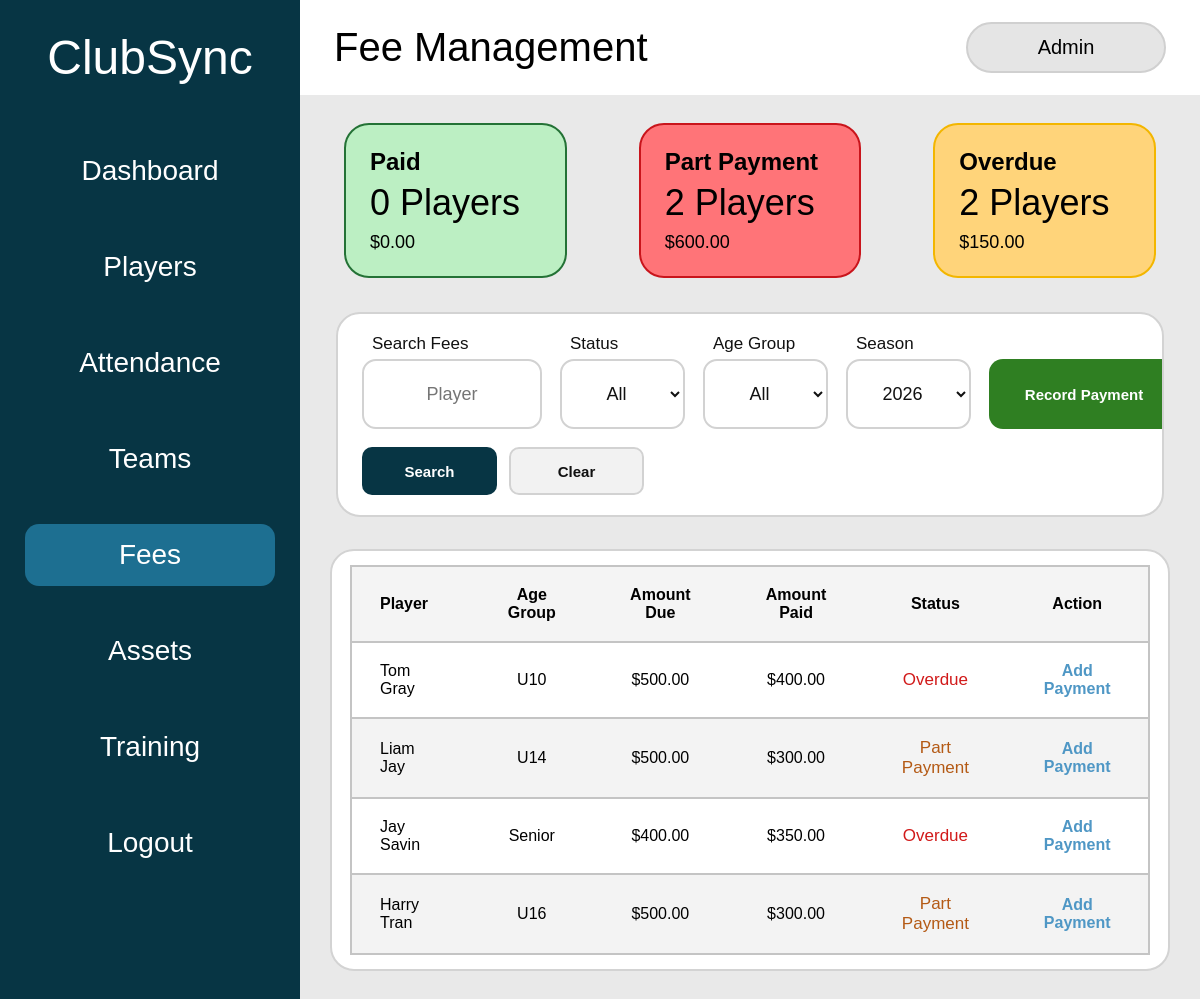
Before: /fees (signed in) with the older database file.
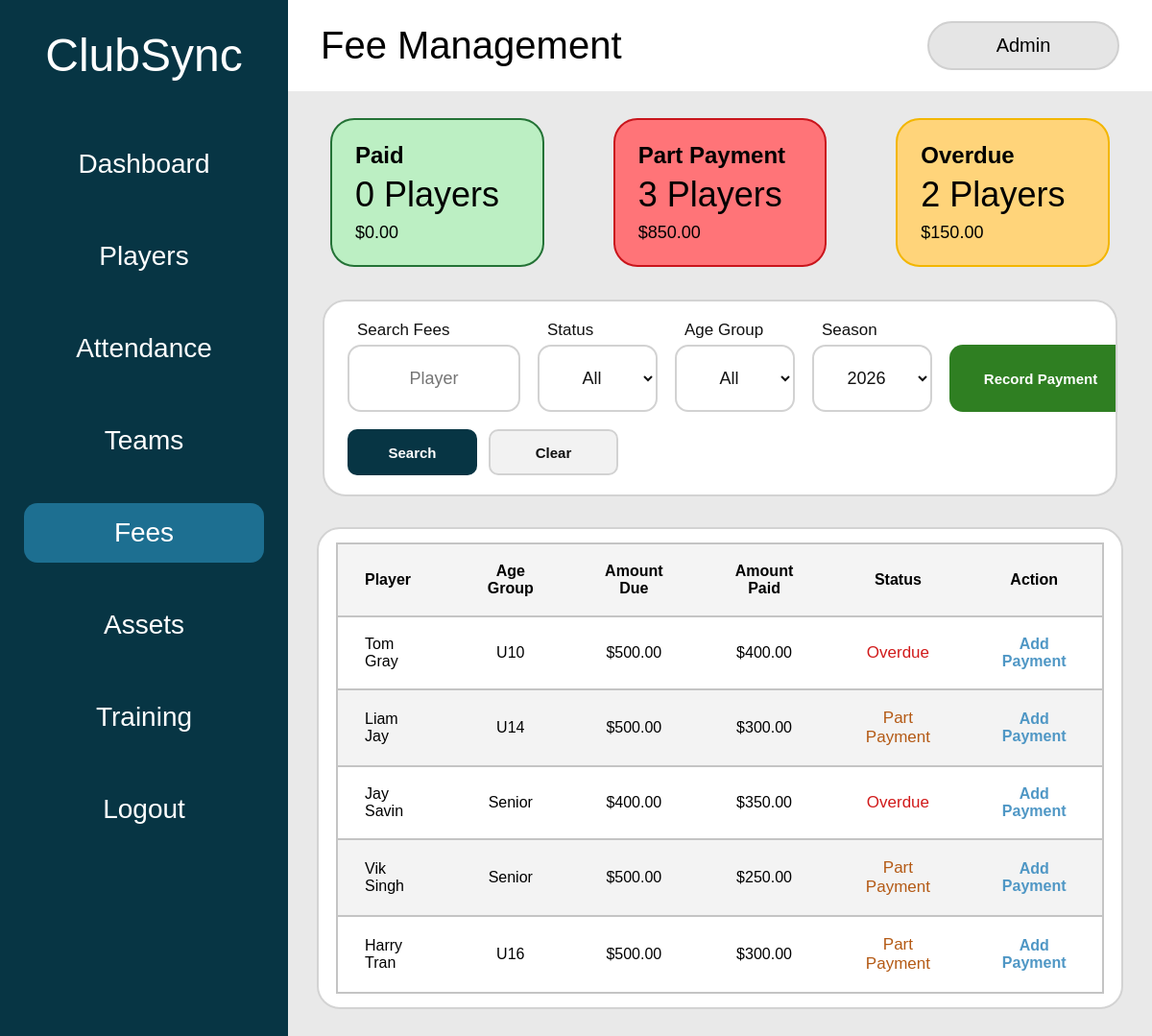
After: the same page with the newer database file.
### tables this page shows
CREATE TABLE fees (
        fee_id INTEGER PRIMARY KEY AUTOINCREMENT,
        player_id INTEGER NOT NULL,
        season INTEGER NOT NULL,
        amount_due REAL NOT NULL
            DEFAULT 0
            CHECK (amount_due >= 0),
        amount_paid REAL NOT NULL
            DEFAULT 0
            CHECK (amount_paid >= 0),
        payment_status TEXT NOT NULL
            DEFAULT 'Unpaid'
            CHECK (
                payment_status IN (
                    'Paid',
                    'Part Payment',
                    'Overdue',
                    'Unpaid'
                )
            ),
        due_date TEXT,
        payment_date TEXT,
        notes TEXT,
        created_at TEXT NOT NULL
            DEFAULT CURRENT_TIMESTAMP,
        updated_at TEXT NOT NULL
            DEFAULT CURRENT_TIMESTAMP,

        UNIQUE (
            player_id,
            season
        ),

        FOREIGN KEY (player_id)
            REFERENCES players(player_id)
            ON DELETE CASCADE
    );

CREATE TABLE players (
    player_id INTEGER PRIMARY KEY AUTOINCREMENT,
    first_name TEXT NOT NULL,
    last_name TEXT NOT NULL,
    date_of_birth TEXT NOT NULL,
    age_group TEXT NOT NULL,
    team TEXT NOT NULL,
    position TEXT NOT NULL,
    contact_phone TEXT,
    emergency_contact TEXT,
    medical_notes TEXT,
    registration_status TEXT NOT NULL DEFAULT 'Active'
);

### app.py (the view, shortened to what this page needs)
@app.route("/fees")
def fees():
    if "role" not in session:
        return redirect(url_for("login"))
    if session["role"] == "Viewer":
        return redirect(url_for("viewer"))
    search = request.args.get(
        "search",
        ""
    ).strip()
    selected_status = request.args.get(
        "status",
        ""
    ).strip()
    selected_age_group = request.args.get(
        "age_group",
        ""
    ).strip()
    current_year = date.today().year
    selected_season_value = request.args.get(
        "season",
        str(current_year)
    ).strip()
    try:
        selected_season = int(selected_season_value)
    except ValueError:
        selected_season = current_year
    allowed_statuses = {
        "",
        "Paid",
        "Part Payment",
        "Overdue",
        "Unpaid"
    }
    if selected_status not in allowed_statuses:
        selected_status = ""
    connection = get_database_connection()
    ensure_fees_table(connection)
    refresh_fee_statuses(connection)
    refresh_overdue_fee_dashboard(connection)
    connection.commit()
    query = """
        SELECT
            fees.fee_id,
            fees.player_id,
            fees.season,
            fees.amount_due,
            fees.amount_paid,
            fees.payment_status,
            fees.due_date,
            fees.payment_date,
            fees.notes,
            players.first_name,
            players.last_name,
            players.age_group,
            players.team

        FROM fees

        JOIN players
            ON fees.player_id = players.player_id

        WHERE fees.season = ?
    """
    parameters = [
        selected_season
    ]
    query += """
        ORDER BY
            players.last_name,
            players.first_name
    """
    fee_records = connection.execute(
        query,
        parameters
    ).fetchall()
    summary = connection.execute("""
        SELECT
            SUM(
                CASE
                    WHEN payment_status = 'Paid'
                    THEN 1
                    ELSE 0
                END
            ) AS paid_count,

            SUM(
                CASE
                    WHEN payment_status = 'Paid'
                    THEN amount_paid
                    ELSE 0
                END
            ) AS paid_total,

            SUM(
                CASE
                    WHEN payment_status = 'Part Payment'
                    THEN 1
                    ELSE 0
                END
            ) AS part_payment_count,

            SUM(
                CASE
                    WHEN payment_status = 'Part Payment'
                    THEN amount_paid
                    ELSE 0
                END
            ) AS part_payment_total,

            SUM(
                CASE
                    WHEN payment_status = 'Overdue'
                    THEN 1
                    ELSE 0
                END
            ) AS overdue_count,

            SUM(
                CASE
                    WHEN payment_status = 'Overdue'
                    THEN MAX(amount_due - amount_paid, 0)
                    ELSE 0
                END
            ) AS overdue_total

        FROM fees
        WHERE season = ?
    """, (
        selected_season,
    )).fetchone()
    players_for_fees = connection.execute("""
        SELECT
            player_id,
            first_name,
            last_name,
            age_group
        FROM players
        WHERE registration_status = 'Active'
        ORDER BY
            last_name,
            first_name
    """).fetchall()
    age_groups = connection.execute("""
        SELECT DISTINCT age_group
        FROM players
        WHERE registration_status = 'Active'
          AND age_group IS NOT NULL
          AND TRIM(age_group) != ''
        ORDER BY age_group
    """).fetchall()
    saved_seasons = connection.execute("""
        SELECT DISTINCT season
        FROM fees
        ORDER BY season DESC
    """).fetchall()
    seasons = {
        current_year - 2,
        current_year - 1,
        current_year,
        current_year + 1
    }
    for season_record in saved_seasons:
        seasons.add(
            int(season_record["season"])
        )
    seasons = sorted(
        seasons,
        reverse=True
    )
    connection.close()
    return render_template(
        "fees.html",
        fees=fee_records,
        players=players_for_fees,
        age_groups=age_groups,
        seasons=seasons,
        paid_count=summary["paid_count"] or 0,
        paid_total=summary["paid_total"] or 0,
        part_payment_count=(
            summary["part_payment_count"] or 0
        ),
        part_payment_total=(
            summary["part_payment_total"] or 0
        ),
        overdue_count=summary["overdue_count"] or 0,
        overdue_total=summary["overdue_total"] or 0,
        search=search,
        selected_status=selected_status,
        selected_age_group=selected_age_group,
        selected_season=selected_season,
        saved=request.args.get("saved") == "1"
    )

### app.py (called while the page is built, shortened)
def get_database_connection():
    connection = sqlite3.connect("clubsync.db")
    connection.row_factory = sqlite3.Row
    connection.execute("PRAGMA foreign_keys = ON")
    return connection

def calculate_fee_status(
    amount_due,
    amount_paid,
    due_date
):
    if amount_due > 0 and amount_paid >= amount_due:
        return "Paid"
    if due_date:
        try:
            parsed_due_date = date.fromisoformat(due_date)
            if parsed_due_date < date.today():
                return "Overdue"
        except ValueError:
            pass
    if amount_paid > 0:
        return "Part Payment"
    return "Unpaid"

def refresh_fee_statuses(connection):
    fee_records = connection.execute("""
        SELECT
            fee_id,
            amount_due,
            amount_paid,
            due_date,
            payment_status
        FROM fees
    """).fetchall()
    for fee_record in fee_records:
        current_status = calculate_fee_status(
            float(fee_record["amount_due"]),
            float(fee_record["amount_paid"]),
            fee_record["due_date"]
        )

### templates/fees.html (shortened to what the changed rows need)
<!DOCTYPE html>
<html lang="en">
<head>
    <link
        rel="stylesheet"
        href="{{ url_for('static', filename='css/style.css') }}"
    >
</head>
<body>
<div class="app-layout">
    <aside class="sidebar">
        <h1>ClubSync</h1>
    </aside>
    <main class="main-content fees-page">
        <div class="top-bar">
            <div>
                <h2>Fee Management</h2>
            </div>
        </div>
        <section class="fee-summary-grid">
            <div class="fee-summary-card part-payment-summary-card">
                <h3>Part Payment</h3>
                <p class="fee-summary-count">
                    {{ part_payment_count }} Players
                </p>
                <p class="fee-summary-amount">
                    ${{ "%.2f"|format(part_payment_total) }}
                </p>
            </div>
        </section>
        <section class="fees-table-card">
            <div class="fees-table-wrapper">
                <table class="fees-table">
                    <thead>
                        <tr>
                            <th>Player</th>
                            <th>Age Group</th>
                            <th>Amount Due</th>
                            <th>Amount Paid</th>
                            <th>Status</th>
                            <th>Action</th>
                        </tr>
                    </thead>
                    <tbody>
                        {% for fee in fees %}
                            <tr>
                                <td>
                                    {{ fee["first_name"] }}
                                    {{ fee["last_name"] }}
                                </td>
                                <td>
                                    {{ fee["age_group"] }}
                                </td>
                                <td>
                                    ${{ "%.2f"|format(fee["amount_due"]) }}
                                </td>
                                <td>
                                    ${{ "%.2f"|format(fee["amount_paid"]) }}
                                </td>
                                <td>
                                    <span
                                        class="fee-status
                                        {% if fee['payment_status'] == 'Paid' %}
                                            paid-fee-status
                                        {% elif fee['payment_status'] == 'Part Payment' %}
                                            part-payment-fee-status
                                        {% elif fee['payment_status'] == 'Overdue' %}
                                            overdue-fee-status
                                        {% else %}
                                            unpaid-fee-status
                                        {% endif %}"
                                    >
                                        {{ fee["payment_status"] }}
                                    </span>
                                </td>
                                <td>
                                    {% if session["role"] == "Admin" %}
                                        {% if fee["payment_status"] == "Paid" %}
                                            <button
                                                type="button"
                                                class="fee-action-button"
                                                onclick="openViewFeeModal(
                                                    '{{ fee['fee_id'] }}',
                                                    '{{ fee['first_name']|e }} {{ fee['last_name']|e }}',
                                                    '{{ fee['age_group']|e }}',
                                                    '{{ fee['season'] }}',
                                                    '{{ fee['amount_due'] }}',
                                                    '{{ fee['amount_paid'] }}',
                                                    '{{ fee['payment_status'] }}',
                                                    '{{ fee['due_date'] or '' }}',
                                                    '{{ fee['notes']|default('', true)|e }}'
                                                )"
                                            >
                                                View
                                            </button>
                                        {% else %}
                                            <button
                                                type="button"
                                                class="fee-action-button"
                                                onclick="openUpdatePaymentModal(
                                                    '{{ fee['fee_id'] }}',
                                                    '{{ fee['first_name']|e }} {{ fee['last_name']|e }}',
                                                    '{{ fee['amount_due'] }}',
                                                    '{{ fee['amount_paid'] }}'
                                                )"
                                            >
                                                {% if fee["amount_paid"] > 0 %}
                                                    Add Payment
                                                {% else %}
                                                    Mark Payment
                                                {% endif %}
                                            </button>
                                        {% endif %}
                                    {% endif %}
                                </td>
                            </tr>
                        {% endfor %}
                    </tbody>
                </table>
            </div>
        </section>
    </main>
</div>
</body>
</html>

Changed rows visible on the page:
added fees: first_name "Vik", last_name "Singh", age_group "Senior", amount_due "500.00", amount_paid "250.00", payment_status "Part Payment", shows "Add Payment"
Other visible differences:
{{ part_payment_count }}: "2" → "3"
{{ "%.2f"|format(part_payment_total) }}: "600.00" → "850.00"
